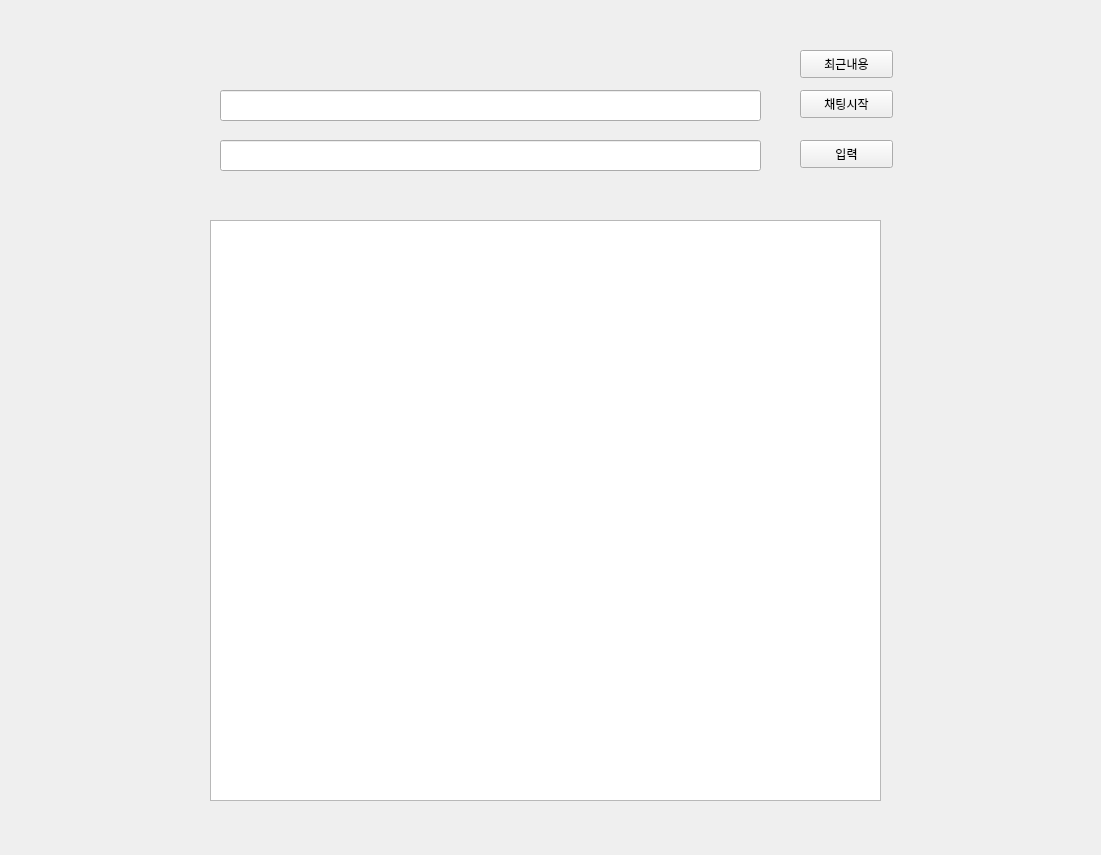
<?xml version="1.0" encoding="UTF-8"?>
<ui version="4.0">
 <class>Form</class>
 <widget class="QWidget" name="Form">
  <property name="geometry">
   <rect>
    <x>0</x>
    <y>0</y>
    <width>1101</width>
    <height>855</height>
   </rect>
  </property>
  <property name="windowTitle">
   <string>Form</string>
  </property>
  <widget class="QListWidget" name="lis">
   <property name="geometry">
    <rect>
     <x>210</x>
     <y>220</y>
     <width>671</width>
     <height>581</height>
    </rect>
   </property>
  </widget>
  <widget class="QPushButton" name="pus">
   <property name="geometry">
    <rect>
     <x>800</x>
     <y>90</y>
     <width>93</width>
     <height>28</height>
    </rect>
   </property>
   <property name="text">
    <string>채팅시작</string>
   </property>
  </widget>
  <widget class="QLineEdit" name="liner">
   <property name="geometry">
    <rect>
     <x>220</x>
     <y>140</y>
     <width>541</width>
     <height>31</height>
    </rect>
   </property>
  </widget>
  <widget class="QPushButton" name="talk">
   <property name="geometry">
    <rect>
     <x>800</x>
     <y>140</y>
     <width>93</width>
     <height>28</height>
    </rect>
   </property>
   <property name="text">
    <string>입력</string>
   </property>
  </widget>
  <widget class="QLineEdit" name="liner2">
   <property name="geometry">
    <rect>
     <x>220</x>
     <y>90</y>
     <width>541</width>
     <height>31</height>
    </rect>
   </property>
  </widget>
  <widget class="QPushButton" name="recent_btn">
   <property name="geometry">
    <rect>
     <x>800</x>
     <y>50</y>
     <width>93</width>
     <height>28</height>
    </rect>
   </property>
   <property name="text">
    <string>최근내용</string>
   </property>
  </widget>
 </widget>
 <resources/>
 <connections/>
</ui>
